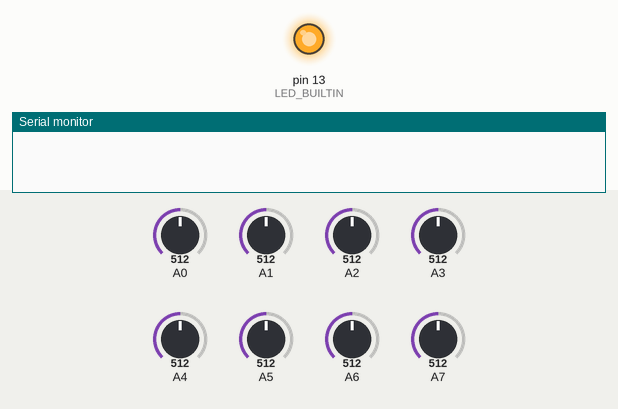
Bench run of a sketch on a simulated Arduino Nano, built with avr-gcc and run on an emulated ATmega328P. Parts: output pins drawn as LEDs (lit = HIGH), the last lines printed to the serial monitor. The inputs (shaded band) are chosen by the test bench; at power-on: A0 = 512, A1 = 512, A2 = 512, A3 = 512, A4 = 512, A5 = 512, A6 = 512, A7 = 512.

Above: at 0.6 s.
At 5.6 s:
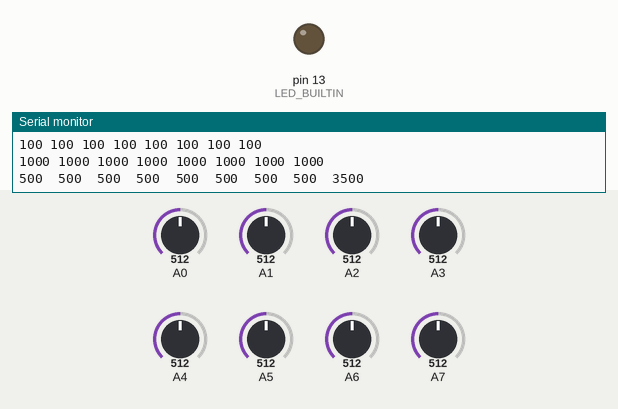
Timing chart, 0 to 7.1 s (numbered marks = the images above):
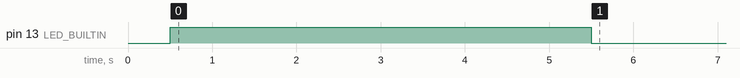

The sketch:

irarray.ino
```cpp
// QTR sensor library *********************************************************************************************
#include <QTRSensors.h>

QTRSensors qtr;  // Use QTRSensorsAnalog for analog sensors

const uint8_t SensorCount = 8;
uint16_t sensorValues[SensorCount];


// int lastError = 0;
// boolean onoff = 0;
int val, cnt = 0;
// int v[3];
 uint16_t threshold = 500; // adjustable - can take values between 0 and 1000

//*******************************************************************************************************************

void setup()
{
  // configure the sensors  *******************************************************************************************
  qtr.setTypeAnalog();
  qtr.setSensorPins((const uint8_t[]){A0, A1, A2, A3, A4, A5, A6, A7}, SensorCount);
  qtr.setEmitterPin(2);

  delay(500);
  pinMode(LED_BUILTIN, OUTPUT);
  digitalWrite(LED_BUILTIN, HIGH); // turn on Arduino's LED to indicate we are in calibration mode

  // 2.5 ms RC read timeout (default) * 10 reads per calibrate() call
  // = ~25 ms per calibrate() call.
  // Call calibrate() 400 times to make calibration take about 10 seconds.
  for (uint16_t i = 0; i < 200; i++)
  {
    qtr.calibrate();
  }
  digitalWrite(LED_BUILTIN, LOW); // turn off Arduino's LED to indicate we are through with calibration

  // print the calibration minimum values measured when emitters were on
  Serial.begin(9600);
  for (uint8_t i = 0; i < SensorCount; i++)
  {
    Serial.print(qtr.calibrationOn.minimum[i]);
    Serial.print(' ');
  }
  Serial.println();

  // print the calibration maximum values measured when emitters were on
  for (uint8_t i = 0; i < SensorCount; i++)
  {
    Serial.print(qtr.calibrationOn.maximum[i]);
    Serial.print(' ');
  }
  Serial.println();
  Serial.println();
  // threshold =
  // delay(1000);
}

void loop()
{
  // read calibrated sensor values and obtain a measure of the line position
  uint16_t position = qtr.readLineBlack(sensorValues);

  // print the sensor values as numbers from 0 to 1000, where 0 means maximum
  // reflectance and 1000 means minimum reflectance, followed by the line position
  for (uint8_t i = 0; i < SensorCount; i++)
  {
    Serial.print(sensorValues[i]);
    Serial.print('\t');
  }
  Serial.println(position);

  delay(250);
}
```
